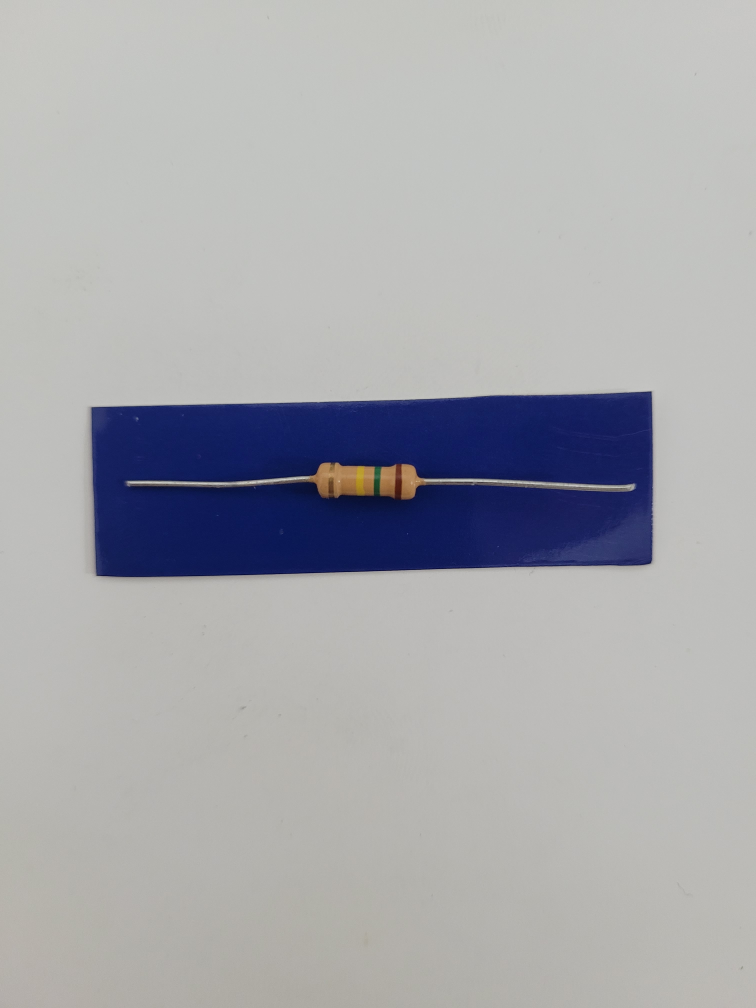
#> input picture Resistencias/R10_a.jpg, 3024 x 4032 px, found by its file name (shown at 1/4 size); its folder holds only this picture in this run
$ python problema_2_PDI.py
#> lines starting #> are read from the running program, lines starting #| are printed output that depends on the picture; after the words box and inside, x2 and y2 are one past the last pixel; in counts of white or black regions, pixels touching at a corner belong together
import cv2
import numpy as np
import matplotlib.pyplot as plt
import os
import imutils
from sklearn.cluster import KMeans
from scipy.signal import find_peaks
# Ruta de entrada y salida
INPUT_DIR = r"D:\TUIA\PROCESAMIENTO IMAGEN\TP2_PDI\TP2_PDI_CICORIA_RICCI\Resistencias"
OUTPUT_DIR = r"D:\TUIA\PROCESAMIENTO IMAGEN\TP2_PDI\TP2_PDI_CICORIA_RICCI\Resistencias_out"

# [14 lines left out: function imshow, not called in this run]


DEBUG_DIR = "debug_fallas"
#VERSION QUE ANDA:
def rectify_resistor(image_path):
    image = cv2.imread(image_path)
#> image is the input picture: shape (4032, 3024, 3); mean B, G, R 173.1, 169.1, 168.2
    if image is None:
        print(f"No se pudo leer la imagen {image_path}")
        return None

    hsv = cv2.cvtColor(image, cv2.COLOR_BGR2HSV)
#> hsv: shape (4032, 3024, 3); mean H, S, V 40.6, 29, 176.9

    # 🔵 Rango HSV  para el azul
    lower_blue = np.array([80, 30, 30])
    upper_blue = np.array([140, 255, 255])
    mask = cv2.inRange(hsv, lower_blue, upper_blue)
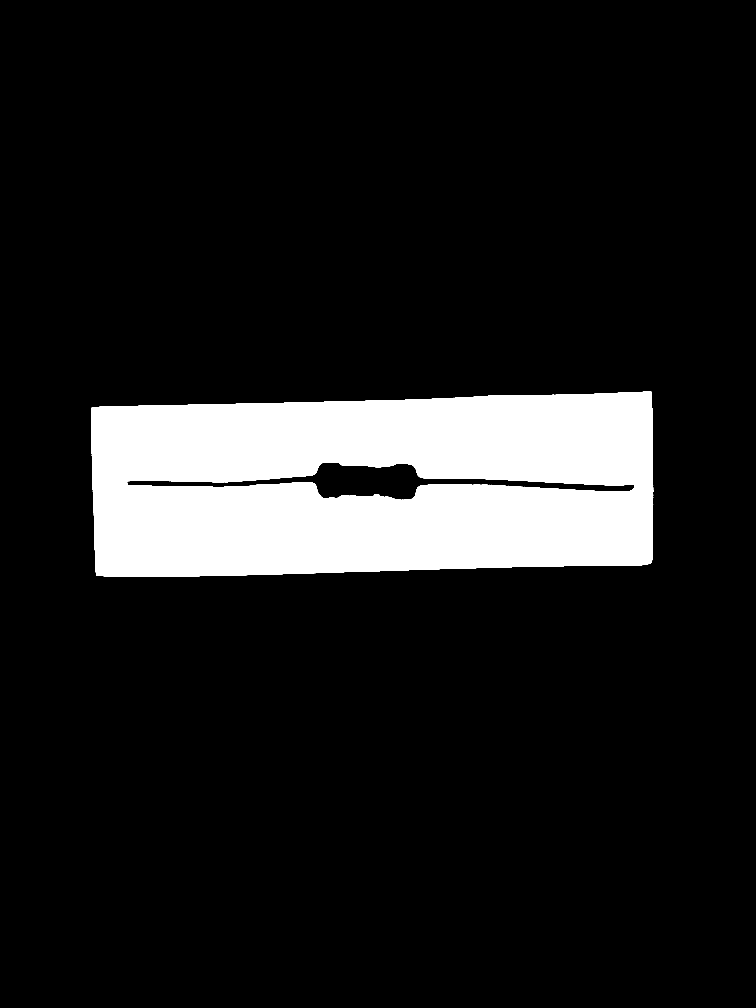
#> mask: shape (4032, 3024) (shown at 1/4 size); 11.9% white; 2 white regions (1 under 20 px)

    # 🌀 Blur y morfología
    mask = cv2.GaussianBlur(mask, (3, 3), sigmaX=1.5)
    kernel_close = cv2.getStructuringElement(cv2.MORPH_RECT, (22, 11))
    mask = cv2.morphologyEx(mask, cv2.MORPH_CLOSE, kernel_close)

    # ✨ DILATACIÓN para cerrar huecos por alambres
    kernel_dilate = cv2.getStructuringElement(cv2.MORPH_RECT, (15, 15))
    mask = cv2.dilate(mask, kernel_dilate, iterations=1)

    # Contornos
    contours, _ = cv2.findContours(mask, cv2.RETR_TREE, cv2.CHAIN_APPROX_SIMPLE)
#> contours = 3 contours; box (x1, y1, x2, y2) and area: (357, 1558, 2622, 2316) 1579561, (1033, 1857, 2528, 1992) 50824, (526, 1928, 1029, 1941) 1746
    if not contours:
        print(f"[FALLO] Sin contornos en {image_path}")
        save_debug_images(image_path, image, mask)
        return None

    max_area = 0
    best_approx = None
    for cnt in contours:
        area = cv2.contourArea(cnt)
        if area > 3000:
            approx = cv2.approxPolyDP(cnt, 0.05 * cv2.arcLength(cnt, True), True)
            if len(approx) == 4 and area > max_area:
                best_approx = approx
                max_area = area
            elif best_approx is None:
                # Fallback con rectángulo mínimo
                rect = cv2.minAreaRect(cnt)
                box = cv2.boxPoints(rect)
                box = np.int0(box)
                if area > max_area:
                    best_approx = box
                    max_area = area
#> this loop made 3 passes
#> (area, best_approx, max_area) on pass 1: (1579561, [[2614, 1559], [361, 1621], [378, 2308], [2607, 2263]], 1579561)
#> (area, approx) on pass 3: (50823.5, [[1033, 1928], [2527, 1947]])
#> after the loop, max_area = 1579561

    if best_approx is None:
        print(f"[FALLO] Sin rectángulo en {image_path}")
        return None

    pts = best_approx.reshape(4, 2).astype("float32")
#> pts = [[2614, 1559], [361, 1621], [378, 2308], [2607, 2263]]

    # Ordenar los puntos para homografía (top-left, top-right, bottom-right, bottom-left)
    def order_points(pts):
        rect = np.zeros((4, 2), dtype="float32")
        s = pts.sum(axis=1)
#> s = [4173, 1982, 2686, 4870]
        rect[0] = pts[np.argmin(s)]
        rect[2] = pts[np.argmax(s)]

        diff = np.diff(pts, axis=1)
#> diff = [-1055, 1260, 1930, -344]
        rect[1] = pts[np.argmin(diff)]
        rect[3] = pts[np.argmax(diff)]
        return rect

    rect = order_points(pts)
#> rect = [[361, 1621], [2614, 1559], [2607, 2263], [378, 2308]]

    width = 400
    height = 150
    dst = np.array([
        [0, 0],
        [width - 1, 0],
        [width - 1, height - 1],
        [0, height - 1]
    ], dtype="float32")

    H, status = cv2.findHomography(rect, dst)
#> H = [[0.177, -0.00439, -56.92], [0.00578, 0.21, -342.3], [1e-05, -1.53e-05, 1]]; status = [1, 1, 1, 1]
    warped = cv2.warpPerspective(image, H, (width, height))
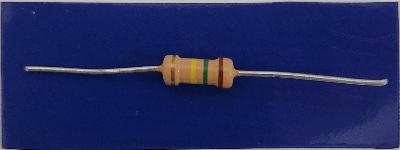
#> warped: shape (150, 400, 3); mean B, G, R 93.2, 39.5, 31.2

    return warped
#---
# [17 lines left out: function save_debug_images, not called in this run]

def process_all_images():
    """
    Procesa todas las imágenes de INPUT_DIR, aplica rectify_resistor y
    guarda las imágenes en OUTPUT_DIR con sufijo '_out'.
    """
    if not os.path.exists(OUTPUT_DIR):
        os.makedirs(OUTPUT_DIR)
    for fname in os.listdir(INPUT_DIR):
        if not (fname.lower().endswith('.jpg') or fname.lower().endswith('.png') or fname.lower().endswith('.tif')):
            continue
        in_path = os.path.join(INPUT_DIR, fname)
        warp = rectify_resistor(in_path)
#> the loop in rectify_resistor (call 2), `for cnt in contours:` made 3 passes
        if warp is None:
            print(f"No se detectó rectángulo azul en {fname}")
            continue
        name, ext = os.path.splitext(fname)
        out_name = f"{name}_out{ext}"
        cv2.imwrite(os.path.join(OUTPUT_DIR, out_name), warp)
        print(f"Guardada: {out_name}")

def main():
    # Punto a) y b)
    process_all_images()

    # Punto c), d) y e): detectar bandas y calcular valor
    for fname in os.listdir(OUTPUT_DIR):
        if not fname.lower().endswith('_a_out.png') and not fname.lower().endswith('_a_out.jpg') and not fname.lower().endswith('_a_out.tif'):
            continue
        path = os.path.join(OUTPUT_DIR, fname)
        img = cv2.imread(path)
        bands = detect_color_bands(img)
        print(f"{fname}: {bands}")
        # Aquí calcular valor en Ohm según la codificación de colores

if __name__ == '__main__':
    main()


# Diccionario estándar de colores de resistencias
colores_resistencia = {
    "Negro": ((0, 0, 0), 0),
    "Marrón": ((139, 69, 19), 1),
    "Rojo": ((255, 0, 0), 2),
    "Naranja": ((255, 165, 0), 3),
    "Amarillo": ((255, 255, 0), 4),
    "Verde": ((0, 128, 0), 5),
    "Azul": ((0, 0, 255), 6),
    "Violeta": ((128, 0, 128), 7),
    "Gris": ((128, 128, 128), 8),
    "Blanco": ((255, 255, 255), 9),
    "Dorado": ((212, 175, 55), -1),   # x0.1
    "Plateado": ((192, 192, 192), -2) # x0.01
}

# [24 lines left out: functions proyectar_saturacion, detectar_picos_saturacion, extraer_color_por_cluster, not called in this run]

def distancia_rgb(c1, c2):
    return np.linalg.norm(np.array(c1) - np.array(c2))

# [32 lines left out: functions clasificar_color, detectar_bandas_y_valor, not called in this run]


def procesar_resistencias_en_carpeta(carpeta_imgs):
    resultados = {}
    for nombre_archivo in sorted(os.listdir(carpeta_imgs)):
        if nombre_archivo.endswith('_a_out.jpg'):
            path = os.path.join(carpeta_imgs, nombre_archivo)
            img = cv2.imread(path)
            if img is None:
                continue
            bandas, valor = detectar_bandas_y_valor(img)
            resultados[nombre_archivo] = (bandas, valor)
    return resultados


if __name__ == '__main__':
    main()
    carpeta = r"D:\TUIA\PROCESAMIENTO IMAGEN\TP2_PDI\TP2_PDI_CICORIA_RICCI\Resistencias_out"
    resultados = procesar_resistencias_en_carpeta(carpeta)

    for archivo, (bandas, valor) in resultados.items():
        if valor is not None:
            print(f"{archivo}: Bandas detectadas = {bandas} → Valor = {valor} Ω")
        else:
            print(f"{archivo}: Bandas detectadas = {bandas} → Valor no determinado")

$ run again, on Resistencias/R1_a.jpg
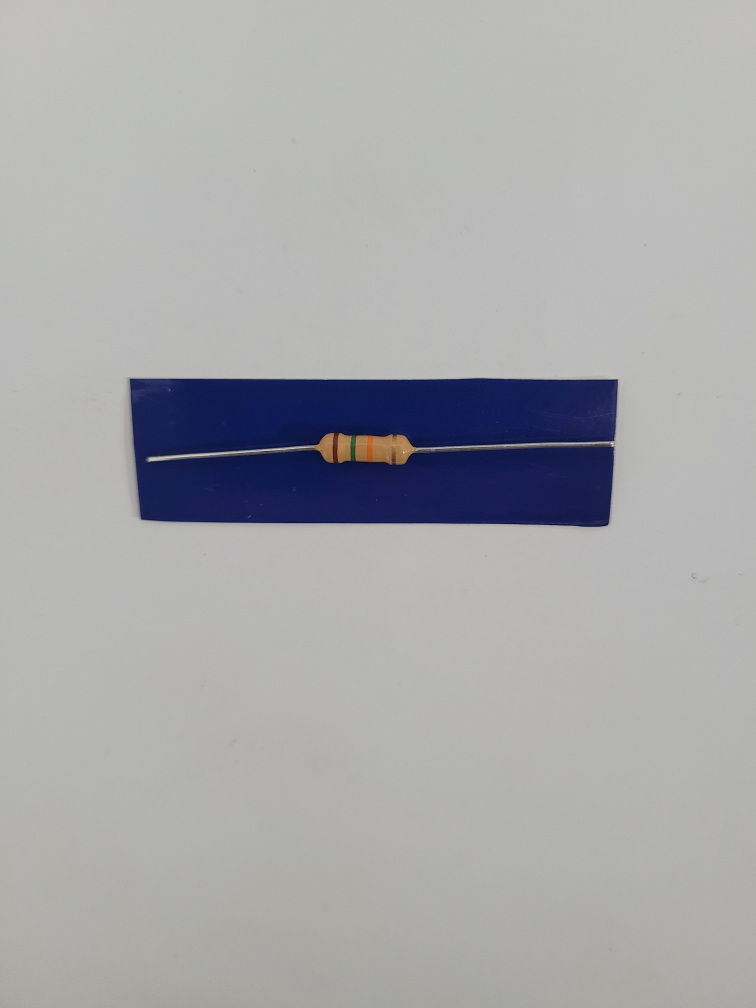
#> input picture Resistencias/R1_a.jpg, 3024 x 4032 px, found by its file name (shown at 1/4 size)
#> in rectify_resistor, image is the input picture: shape (4032, 3024, 3); mean B, G, R 170.9, 168.5, 168.2
#> hsv: shape (4032, 3024, 3); mean H, S, V 32.8, 20.2, 173.5
#> in rectify_resistor, `mask = cv2.inRange(hsv, lower_blue, upper_blue)`:
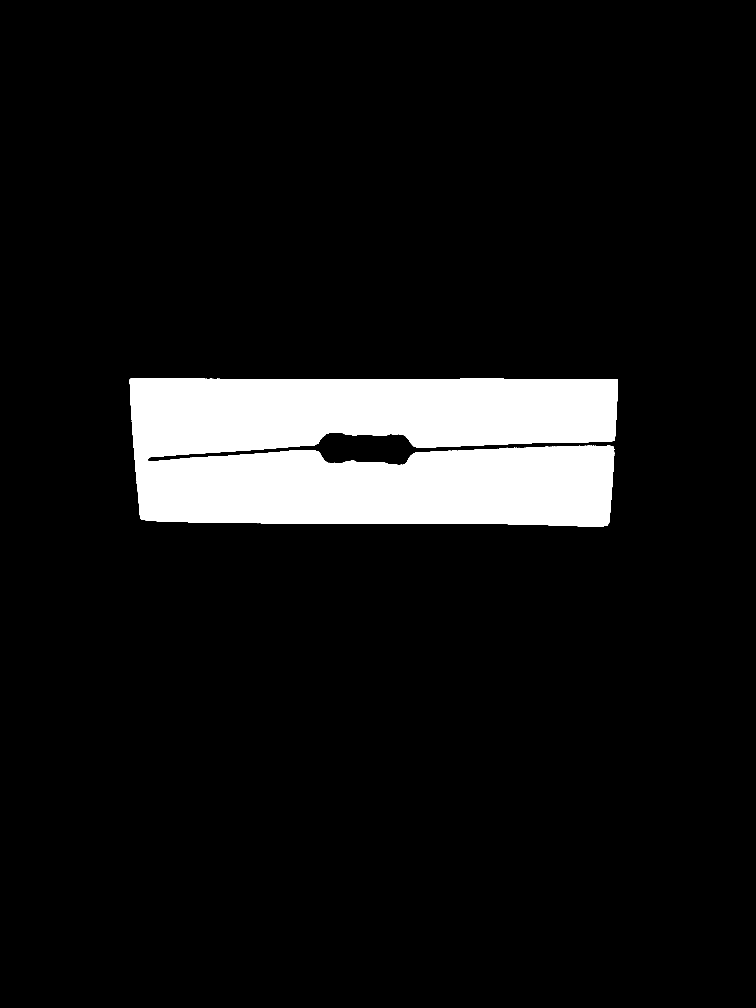
#> mask: shape (4032, 3024) (shown at 1/4 size); 8.5% white; 4 white regions (3 under 20 px)
#> contours = 17 contours, 7 with area under 20; largest, box (x1, y1, x2, y2) and area: (512, 1505, 2480, 2116) 1146670, (1224, 1739, 1734, 1852) 33175, (1929, 1787, 1964, 1791) 80, (2392, 1774, 2422, 1777) 56, (2123, 1779, 2147, 1783) 50
#> the loop in rectify_resistor, `for cnt in contours:` made 17 passes
#> (area, best_approx, max_area) on pass 1: (1146670, [[2479, 1511], [514, 1507], [553, 2078], [2438, 2109]], 1146670)
#> after the loop in rectify_resistor, `for cnt in contours:`: max_area = 1146670
#> pts = [[2479, 1511], [514, 1507], [553, 2078], [2438, 2109]]
#> s = [3990, 2021, 2631, 4547]
#> diff = [-968, 993, 1525, -329]
#> rect = [[514, 1507], [2479, 1511], [2438, 2109], [553, 2078]]
#> H = [[0.195, -0.0133, -80.06], [-0.000466, 0.229, -344.8], [2.32e-05, -6.52e-05, 1]]; status = [1, 1, 1, 1]
#> in rectify_resistor, `warped = cv2.warpPerspective(image, H, (width, height))`:
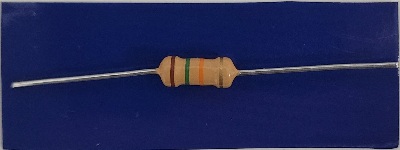
#> warped: shape (150, 400, 3); mean B, G, R 84.1, 37.3, 31.3
#> the loop in rectify_resistor (call 2), `for cnt in contours:` made 17 passes

$ run again, on Resistencias/R1_b.jpg
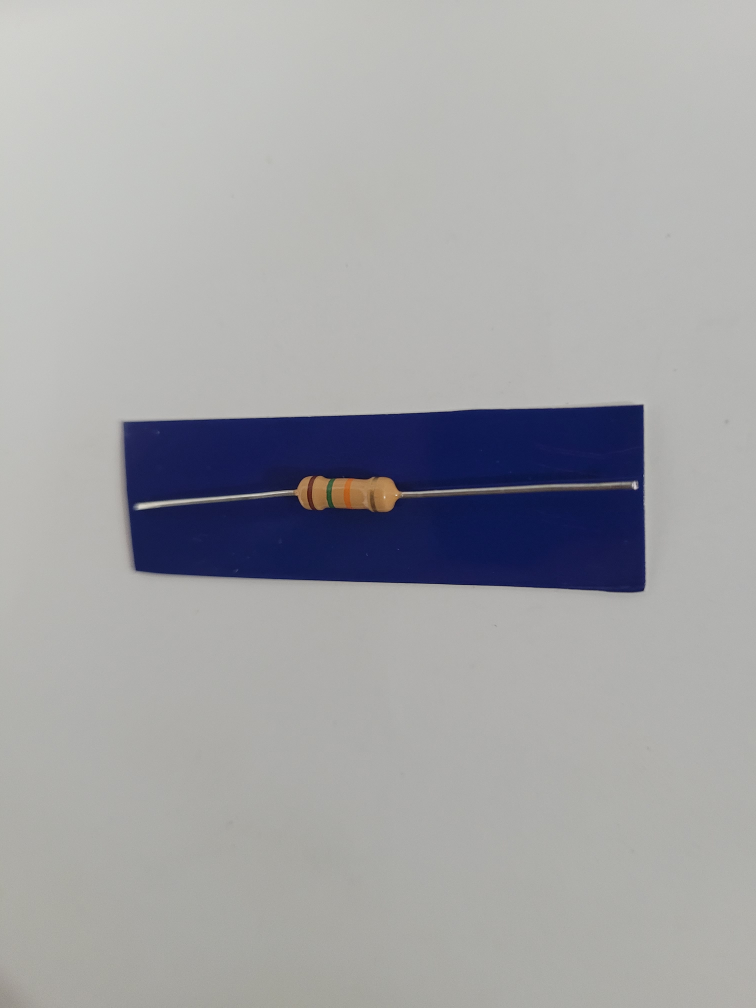
#> input picture Resistencias/R1_b.jpg, 3024 x 4032 px, found by its file name (shown at 1/4 size)
#> in rectify_resistor, image is the input picture: shape (4032, 3024, 3); mean B, G, R 166.3, 164, 163.5
#> hsv: shape (4032, 3024, 3); mean H, S, V 38.7, 25.2, 169.8
#> in rectify_resistor, `mask = cv2.inRange(hsv, lower_blue, upper_blue)`:
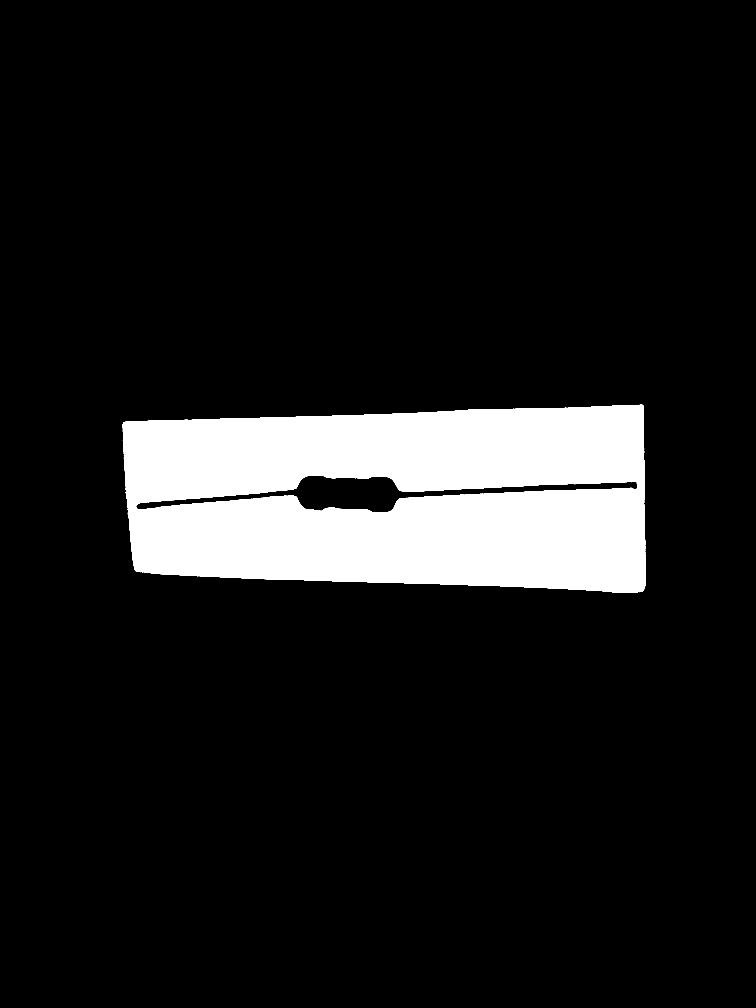
#> mask: shape (4032, 3024) (shown at 1/4 size); 10.8% white; 8 white regions (7 under 20 px)
#> contours = 3 contours; box (x1, y1, x2, y2) and area: (484, 1611, 2592, 2378) 1443760, (963, 1910, 2539, 2042) 50409, (557, 1987, 965, 2030) 2097
#> the loop in rectify_resistor, `for cnt in contours:` made 3 passes
#> (area, best_approx, max_area) on pass 1: (1443760.5, [[2582, 1616], [490, 1680], [529, 2280], [2575, 2374]], 1443760.5)
#> after the loop in rectify_resistor, `for cnt in contours:`: max_area = 1443760.5
#> pts = [[2582, 1616], [490, 1680], [529, 2280], [2575, 2374]]
#> s = [4198, 2170, 2809, 4949]
#> diff = [-966, 1190, 1751, -201]
#> rect = [[490, 1680], [2582, 1616], [2575, 2374], [529, 2280]]
#> H = [[0.239, -0.0155, -90.85], [0.00734, 0.24, -406.5], [0.000125, -4.32e-05, 1]]; status = [1, 1, 1, 1]
#> in rectify_resistor, `warped = cv2.warpPerspective(image, H, (width, height))`:
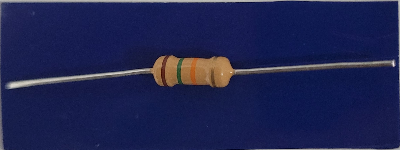
#> warped: shape (150, 400, 3); mean B, G, R 79.7, 36, 31.3
#> the loop in rectify_resistor (call 2), `for cnt in contours:` made 3 passes

$ run again, on Resistencias/R10_b.jpg
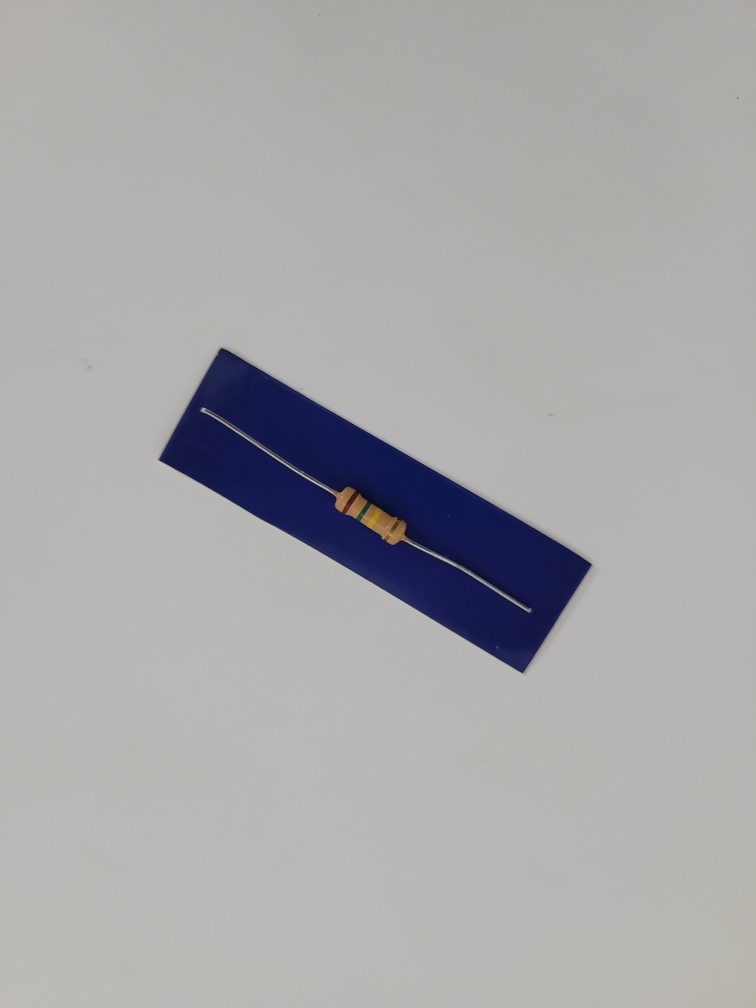
#> input picture Resistencias/R10_b.jpg, 3024 x 4032 px, found by its file name (shown at 1/4 size)
#> in rectify_resistor, image is the input picture: shape (4032, 3024, 3); mean B, G, R 169.6, 168.9, 168.8
#> hsv: shape (4032, 3024, 3); mean H, S, V 34.6, 17.1, 172.7
#> in rectify_resistor, `mask = cv2.inRange(hsv, lower_blue, upper_blue)`:
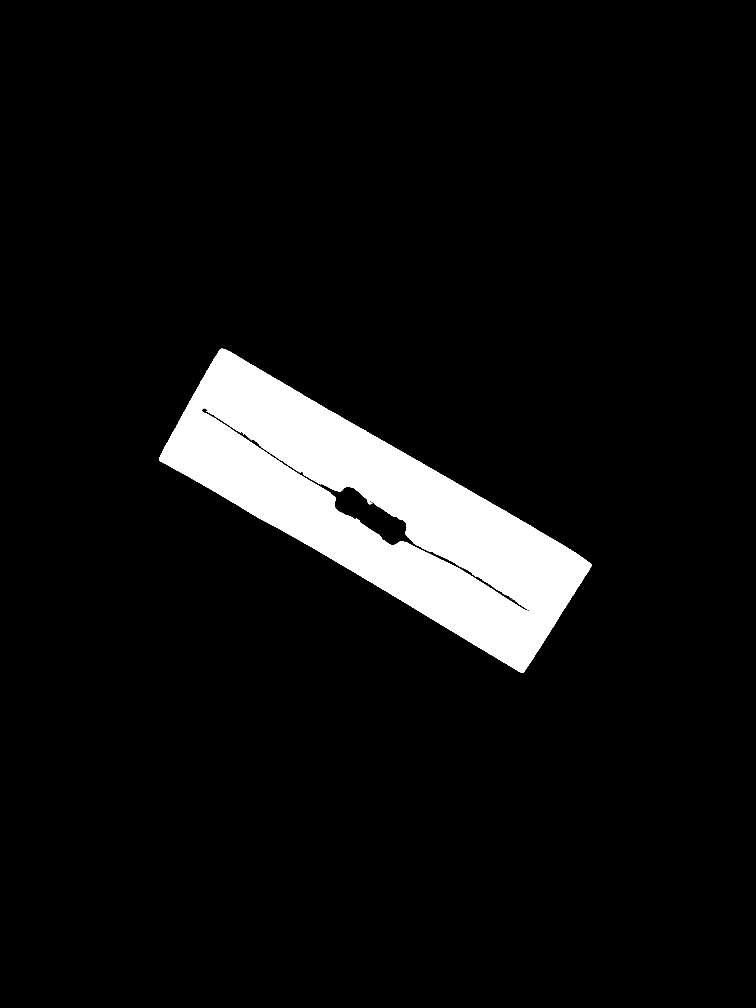
#> mask: shape (4032, 3024) (shown at 1/4 size); 6.9% white; 23 white regions (20 under 20 px)
#> contours = 2 contours; box (x1, y1, x2, y2) and area: (629, 1386, 2375, 2700) 928963, (1337, 1956, 1625, 2170) 22458
#> the loop in rectify_resistor, `for cnt in contours:` made 2 passes
#> (area, best_approx, max_area) on pass 1: (928963, [[874, 1388], [629, 1847], [2103, 2696], [2374, 2249]], 928963)
#> after the loop in rectify_resistor, `for cnt in contours:`: max_area = 928963
#> pts = [[874, 1388], [629, 1847], [2103, 2696], [2374, 2249]]
#> s = [2262, 2476, 4799, 4623]
#> diff = [514, 1218, 593, -125]
#> rect = [[874, 1388], [2374, 2249], [2103, 2696], [629, 1847]]
#> H = [[0.201, 0.107, -323.9], [-0.138, 0.24, -212.3], [1.79e-05, -2.56e-05, 1]]; status = [1, 1, 1, 1]
#> in rectify_resistor, `warped = cv2.warpPerspective(image, H, (width, height))`:
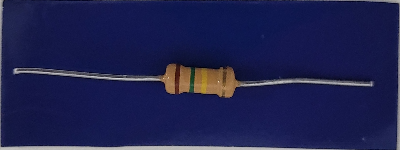
#> warped: shape (150, 400, 3); mean B, G, R 78.3, 33.4, 30.8
#> the loop in rectify_resistor (call 2), `for cnt in contours:` made 2 passes
